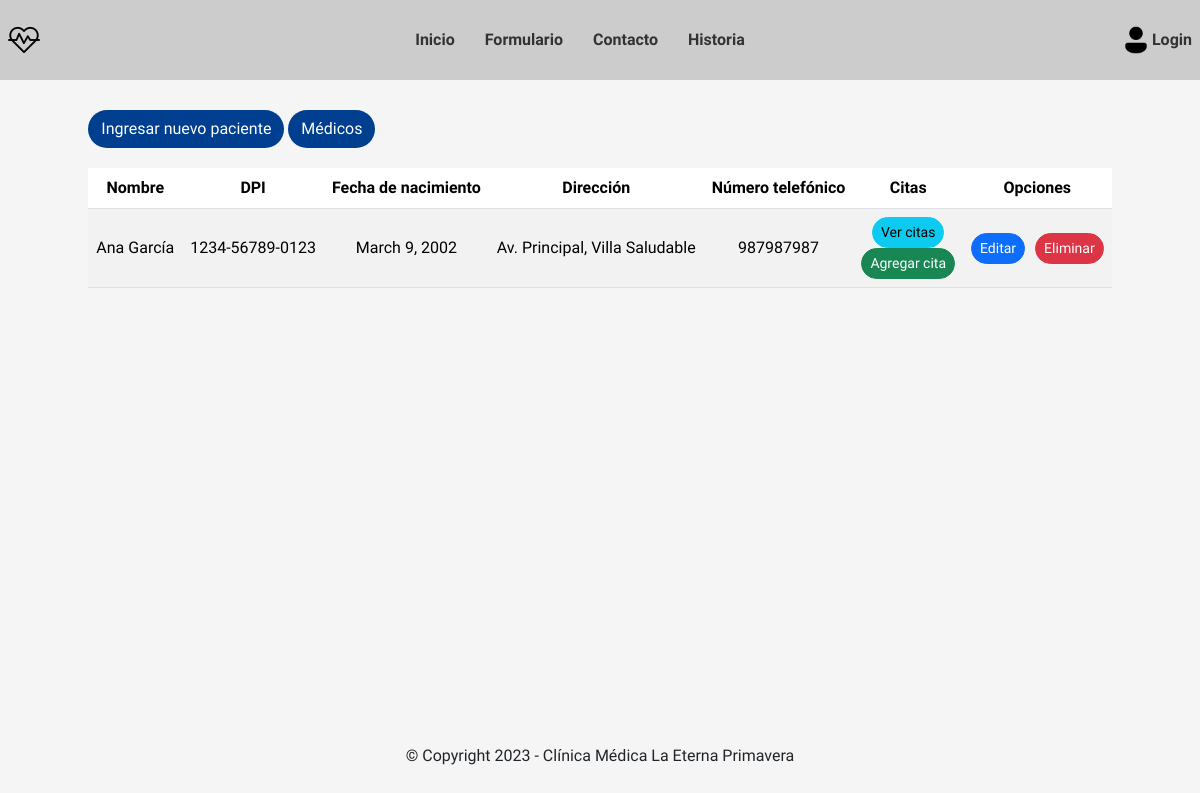
Screenshot of /paciente with the database file from the repository.
### clinica/models.py (models this page shows)
class Paciente(models.Model):
    nombre = models.CharField(max_length=128)
    dpi = models.CharField(max_length=64)
    fecha_de_nacimiento = models.DateField()
    direccion = models.CharField(max_length=128)
    numero_telefonico = models.CharField(max_length=64)
    def __str__(self):
        return self.nombre

### clinica/views.py (the view)
# urls.py: path('paciente', views.PacienteListView.as_view(), name='paciente-list'),
class PacienteListView(ListView):
    model = Paciente
    template_name = 'clinica/paciente/paciente_list.html'
    def get_context_data(self, **kwargs):
        context = super().get_context_data(**kwargs)
        pacientes = Paciente.objects.all()
        citas_por_paciente = {}
        for paciente in pacientes:
            citas_no_hechas = Cita.objects.filter(paciente=paciente, cita_hecha=False)
            citas_por_paciente[paciente] = citas_no_hechas
        print(citas_por_paciente)
        context['citas_por_paciente'] = citas_por_paciente
        return context

### templates/clinica/paciente/paciente_list.html
{% extends 'base.html' %}
{% load custom_filters %}
{% block content %}
<div class="tabla-registro">
    <div class="container-btn">
        <a class="btn btn-medic" href="{% url 'clinica:paciente-create' %}">Ingresar nuevo paciente</a>
        <a class="btn btn-medic" href="{% url 'clinica:medico-list' %}">Médicos</a>
    </div>
    <div>
        <table class="table table-striped">
            <thead class="text-center align-middle">
                <tr>
                    <th>Nombre</th>
                    <th>DPI</th>
                    <th class="hide-data">Fecha de nacimiento</th>
                    <th class="hide-data">Dirección</th>
                    <th>Número telefónico</th>
                    <th>Citas</th>
                    <th>Opciones</th>
                </tr>
            </thead>
            <tbody class="text-center align-middle">
                {% if object_list %}
                    {% for paciente in object_list %}
                        <tr>
                            <td>{{ paciente.nombre }}</td>
                            <td>{{ paciente.dpi }}</td>
                            <td class="hide-data">{{ paciente.fecha_de_nacimiento }}</td>
                            <td class="hide-data">{{ paciente.direccion }}</td>
                            <td>{{ paciente.numero_telefonico }}</td>
                            <td>
                                {% if paciente in citas_por_paciente %}
                                <a href="{% url 'clinica:citas-paciente' paciente.id  %}" class="btn btn-info btn-sm">Ver citas</a>
                                {% endif %}
                                <br>
                                <a href="{% url 'clinica:cita-create' paciente.id %}" class="btn btn-success btn-sm">Agregar cita</a>
                            </td>
                            <td>
                                <div class="container-btns">
                                    <a class="btn btn-primary btn-sm" href="{% url 'clinica:paciente-update' paciente.id %}">Editar</a>
                                    <a class="btn btn-danger btn-sm" href="{% url 'clinica:paciente-delete' paciente.id %}">Eliminar</a>
                                </div>
                            </td>
                        </tr>
                    {% endfor %}
                {% else %}
                    <tr>
                        <td colspan="7" class="text-center">No hay registros</td>
                    </tr>
                {% endif %}
            </tbody>
        </table>
    </div>
</div>
{% endblock content %}

### staticfiles/css/main.css (style rules this page uses)
:root { --primary-100: #3F51B5; --primary-200: #757de8; --primary-300: #dedeff; --accent-100: #2196F3; --accent-200: #003f8f; --text-100: #333333; --text-200: #5c5c5c; --bg-100: #FFFFFF; --bg-200: #f5f5f5; --bg-300: #cccccc; }
* { margin: 0; padding: 0; box-sizing: border-box; }
a { text-decoration: none; color: var(--text-100); font-weight: 600; }
body { font-family: 'Exo 2', sans-serif; font-size: 16px; background-color: var(--bg-200); display: grid; min-height: 100vh; grid-template-rows: auto 1fr auto; }
.container-btns { display: flex; justify-content: center; gap: 10px; }
.btn { border-radius: 30px; }
.btn-medic { color: var(--bg-100); background-color: var(--accent-200); }
.tabla-registro { display: grid; gap: 20px; justify-content: center; }

### rows the page displays
Paciente: nombre "Ana García", dpi "1234-56789-0123", fecha_de_nacimiento "March 9, 2002", direccion "Av. Principal, Villa Saludable", numero_telefonico "987987987", shows "Ver citas"
